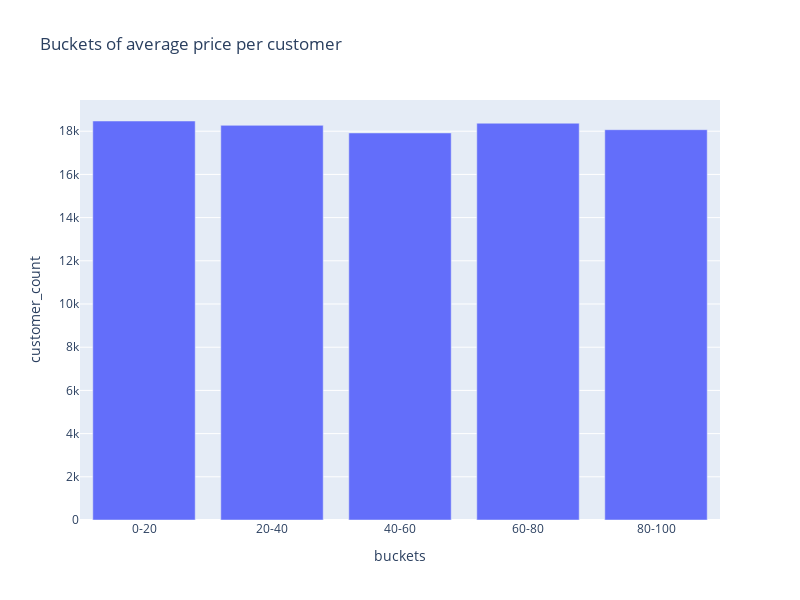

Notebook code for this chart:
### Code cell
avg_price_buckets = _read_sql("customer_avg_item_price_buckets_view")
fix = px.bar(
    avg_price_buckets, 
    x="buckets", 
    y="customer_count", 
    title="Buckets of average price per customer",
    width=800,
    height=600
)
fix

### Figure 1 — Plotly figure (JSON) as saved in the notebook; plotly's stock layout.template omitted (floating-point values rounded to 4 significant figures)
{"data": [{"hovertemplate": "buckets=%{x}<br>customer_count=%{y}<extra></extra>", "legendgroup": "", "marker": {"color": "#636efa", "pattern": {"shape": ""}}, "name": "", "orientation": "v", "showlegend": false, "textposition": "auto", "type": "bar", "x": ["0-20", "20-40", "40-60", "60-80", "80-100"], "xaxis": "x", "y": [18473, 18271, 17920, 18370, 18070], "yaxis": "y"}], "layout": {"barmode": "relative", "height": 600, "legend": {"tracegroupgap": 0}, "title": {"text": "Buckets of average price per customer"}, "width": 800, "xaxis": {"anchor": "y", "domain": [0, 1], "title": {"text": "buckets"}}, "yaxis": {"anchor": "x", "domain": [0, 1], "title": {"text": "customer_count"}}}}
